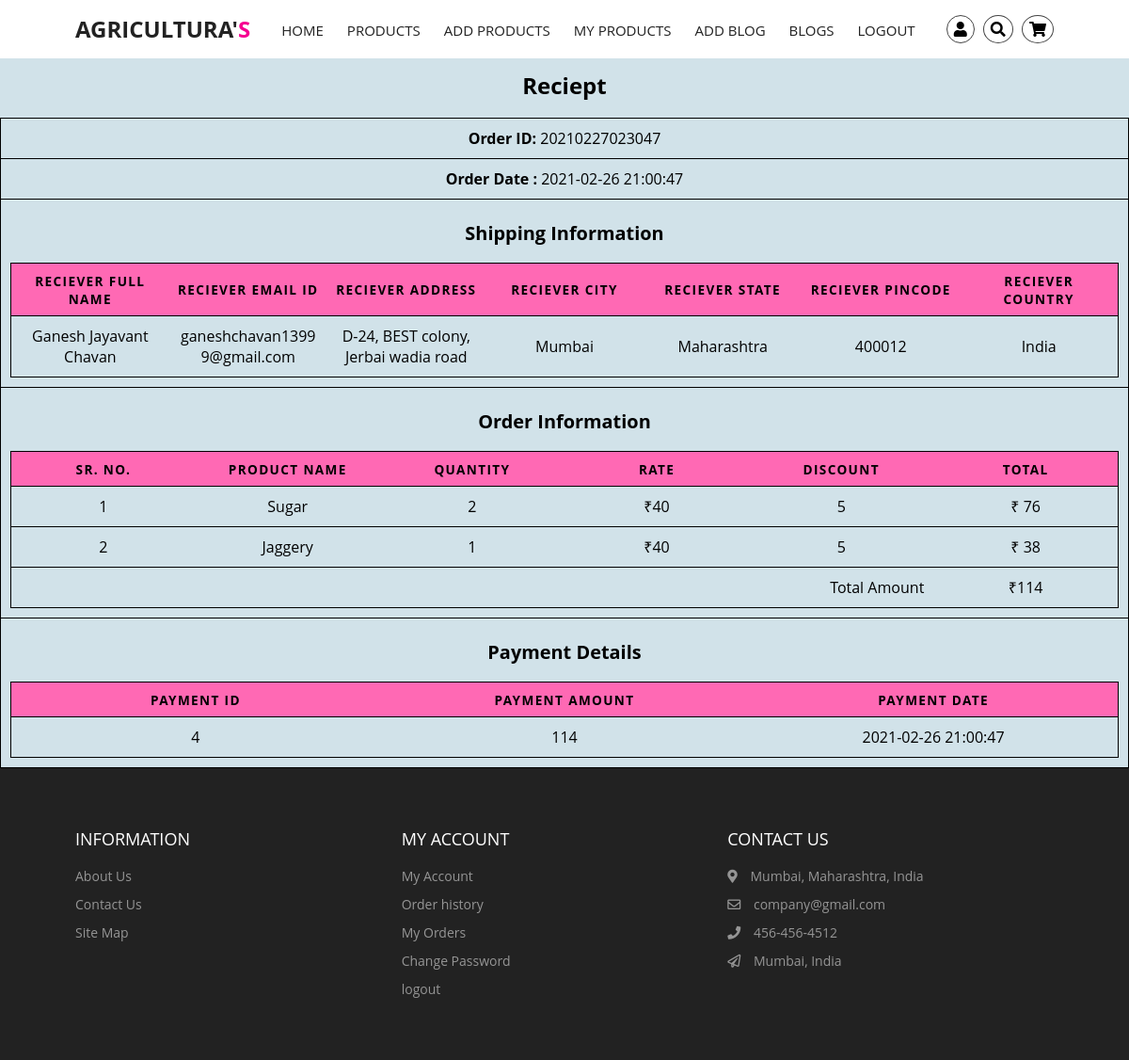
The app's page /farmer/reciept.php?oid=20210227023047 (signed in) with its own data.
### tables this page shows
CREATE TABLE `uorders` (
  `id` int(11) NOT NULL,
  `orderid` bigint(20) NOT NULL,
  `uid` int(11) NOT NULL,
  `name` varchar(100) NOT NULL,
  `email` varchar(100) NOT NULL,
  `addr` varchar(150) NOT NULL,
  `city` varchar(50) NOT NULL,
  `state` varchar(75) NOT NULL,
  `pincode` varchar(6) NOT NULL,
  `card_name` varchar(30) NOT NULL,
  `card_num` bigint(20) NOT NULL,
  `card_cvc` int(5) NOT NULL,
  `card_exp_month` varchar(2) NOT NULL,
  `card_exp_year` varchar(4) NOT NULL,
  `amount` int(10) NOT NULL,
  `txndate` timestamp NOT NULL DEFAULT current_timestamp()
);

CREATE TABLE `porders` (
  `id` int(11) NOT NULL,
  `orderid` bigint(20) NOT NULL,
  `uid` int(11) NOT NULL,
  `fid` int(11) NOT NULL,
  `pid` int(11) NOT NULL,
  `qnt` int(11) NOT NULL,
  `amt` int(10) NOT NULL
);

CREATE TABLE `fproduct` (
  `id` int(20) NOT NULL,
  `title` varchar(100) NOT NULL,
  `descr` varchar(120) NOT NULL,
  `category` int(20) NOT NULL,
  `munit` varchar(30) NOT NULL,
  `sunit` int(20) NOT NULL,
  `set` int(10) NOT NULL,
  `price` int(5) NOT NULL,
  `disc` int(3) NOT NULL,
  `photo` longblob NOT NULL,
  `farmerid` int(20) NOT NULL,
  `date` timestamp NOT NULL DEFAULT current_timestamp()
);

### farmer/reciept.php (the view, shortened to what this page needs)
<?php
include('../includes/dbconnection.php');
if (strlen($_SESSION['cmsaid']==0)) {
  header('location: ../includes/logout.php');
  } else{
  ?>
<html lang="en">
<head>
<link rel="stylesheet" href="https://cdnjs.cloudflare.com/ajax/libs/font-awesome/4.7.0/css/font-awesome.min.css">
<link rel="stylesheet" href="https://cdnjs.cloudflare.com/ajax/libs/font-awesome/5.15.1/css/all.min.css" />
    <link href="./css/styles.css" rel="stylesheet"/>
    <link href="../css/table.css" rel="stylesheet">
</head>
<body class="fixed-left">
<?php include_once('./include/header.php');?>
      <div id="wrapper" style="background-color: var(--grey-alt);">
        <table name="table1">
        <caption> <h4 >Reciept</h4></caption>
        <tbody>
<?php
$oid=$_GET['oid'];
$ret=mysqli_query($con,"select * from uorders where orderid='$oid'");
while ($row=mysqli_fetch_array($ret)) {
?>
            <tr>
            <td scope="row" colspan=2><?php echo "<p><strong>Order ID:</strong> ".$oid."</p>";?></td>
            </tr>
            <tr>
            <td scope="row" colspan=2><?php echo "<p><strong>Order Date :</strong> ".$row['txndate']."</p>";?></td>
            </tr>
            <tr>
            <td scope="row" colspan=2 >
                <table id="table2" >
                <caption> <h5 >Shipping Information</h5></caption>
                <thead>
                <tr>
                    <th scope="col">Reciever Full Name</th>
                    <th scope="col">Reciever email ID</th>
                    <th scope="col">Reciever Address</th>
                    <th scope="col">Reciever City</th>
                    <th scope="col">Reciever State</th>
                    <th scope="col">Reciever Pincode</th>
                    <th scope="col">Reciever Country</th>
                </tr>
                </thead>
                <tbody>
                    <tr>
                        <td scope="row" data-label="Reciever Full Name"><?php  echo $row['name'];?></td>
                        <td scope="row" data-label="Reciever email ID"><?php  echo $row['email'];?></td>
                        <td scope="row" data-label="Reciever Address"><?php  echo $row['addr'];?></td>
                        <td scope="row" data-label="Reciever City"><?php  echo $row['city'];?></td>
                        <td scope="row" data-label="Reciever State"><?php  echo $row['state'];?></td>
                        <td scope="row" data-label="Reciever Pincode"><?php  echo $row['pincode'];?></td>
                        <td scope="row" data-label="Reciever Country.">India</td>
                    </tr>
                </tbody>
                </table>
             </td>
            </tr>
            <tr>
                <td scope="row" colspan="2">
                    <table id="table4" >
                    <caption > <h5 >Order Information</h5></caption>
                    <thead>
                        <tr>
                            <th scope="col">SR. NO.</th>
                            <th scope="col">Product Name</th>
                            <th scope="col">Quantity</th>
                            <th scope="col">Rate</th>
                            <th scope="col">Discount</th>
                            <th scope="col">Total</th>
                        </tr>
                    </thead>
                    <tbody>
                    <?php
                    $cnt1=0;
                    $amt=0;
                    $ret1 = mysqli_query($con1,"select * from porders o, fproduct p where o.pid=p.id AND o.orderid= ".$oid." AND o.fid=".$_SESSION['cmsaid']);
                    while ($row1=mysqli_fetch_array($ret1)) { $cnt1++;?>
                     <tr>
                            <td scope="row" data-label="SR. NO."><?php echo $cnt1;?></td>
                            <td data-label="Product Name"><?php echo $row1["title"];?></td>
                            <td data-label="Quantity"><?php echo $row1["qnt"];?></td>
                            <td data-label="Rate">₹<?php echo $row1["price"];?></td>
                            <td data-label="Discount"><?php echo $row1["disc"];?></td>
                            <td data-label="Total">₹ <?php echo $row1["amt"];?></td>
                        </tr>
                        <?php $amt+= $row1["amt"] ;}?>
                        <tr>
                        <td scope="row" colspan=5 style="text-align:end;" >Total Amount</td>
                        <td data-label="Total Amount">₹<?php echo $amt; ?></td>
                        </tr>
                    </tbody>
                    </table>
                </td>
            </tr>
            <tr>
                <td scope="row" colspan="2">
                    <table id="table5" >
                    <caption > <h5 >Payment Details</h5></caption>
                    <thead>
                        <tr>
                            <th scope="col">Payment ID</th>
                            <th scope="col">Payment Amount</th>
                            <th scope="col">Payment Date</th>
                        </tr>
                    </thead>
                    <tbody>
                        <tr>
                            <td scope="row" data-label="Payment ID"><?php echo $row['id']; ?></td>
                            <td data-label="Payment Amount"><?php echo $amt; ?></td>
                            <td data-label="Payment Date"> <?php echo $row['txndate']; ?></td>
                        </tr>
                    </tbody>
                    </table>
                </td>
            </tr>
            <?php } ?>
        </tbody>
</table>
<?php include_once("./include/footer.php");?>
    </body>
</html>
<?php }  ?>

### farmer/css/styles.css (style rules this page uses)
:root { --white: #fff; --black: #222; --pink: #f60091; --grey: #444; --grey2: #959595; --grey-alt: #d1e2e9; --yellow: #ffd800; --green: #59b210; }
*, *::after, *::before { margin: 0; padding: 0; box-sizing: inherit; }
html { scroll-behavior: smooth; box-sizing: border-box; font-size: 62.5%; }
body { position: relative; font-family: "Poppins", sans-serif; font-size: 1.6rem; font-weight: 400; color: var(--black); background-color: var(--white); z-index: -1; }

### css/table.css (style rules this page uses)
body { font-family: "Open Sans", sans-serif; line-height: 1.25; }
table { color:black; background: transparent; border: none; border: 1px solid #ccc; border-collapse: collapse; margin: 0; padding: 0; width: 100%; table-layout: fixed; }
table caption { font-size: 1.5em; margin: .5em 0 .75em; }
table tr { border: 1px solid rgb(0, 0, 0); padding: .35em; }
table th, table td { padding: .625em; text-align: center; overflow-wrap: break-word; }
table th { background-color: hotpink; font-size: .85em; letter-spacing: .1em; text-transform: uppercase; }

### records on screen
uorders: txndate "2021-02-26 21:00:47", name "Ganesh Jayavant Chavan", email "ganeshchavan13999@gmail.com", addr "D-24, BEST colony, Jerbai wadia road", city "Mumbai", state "Maharashtra", pincode "400012", amt "114", id "4"
porders: fproduct.title "Sugar", qnt "2", fproduct.price "40", fproduct.disc "5", amt "76"
porders: fproduct.title "Jaggery", qnt "1", fproduct.price "40", fproduct.disc "5", amt "38"
